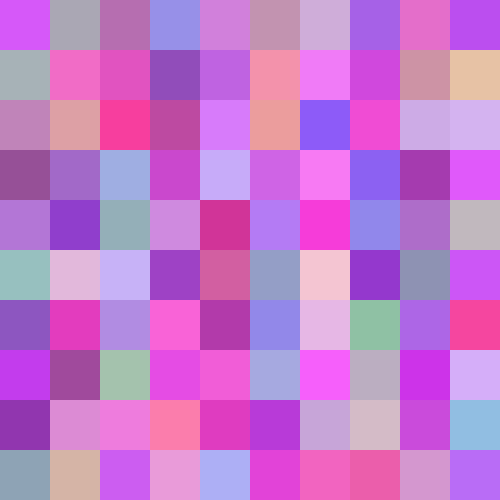
Frame 1 (no input)
Frame 60 (the mouse pressed at the canvas centre just before this capture): identical to frame 1, image omitted
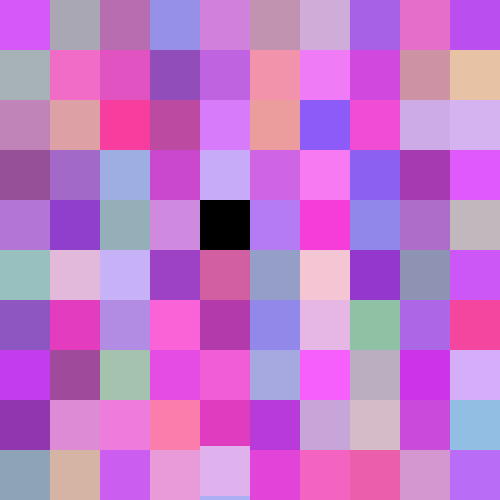
Frame 120 (the mouse held since frame 60 and released just before this capture)

The Processing sketch that drew these frames (run headless with seeded random() and noise(); from frame 60 on, the mouse is pressed at the canvas centre):

// Processing sketch: sketch_2d_grid_using_Arrays
// ── sketch_2d_grid_using_Arrays.pde
int num =10;
int size;
color gridC [][] = new color [num][num];
boolean clicked [][] = new boolean [num][num];
int speed [][] = new int [num][num];

void setup() {
  size(500, 500);
  size = width/num;

  for (int i=0; i<num; i++) {
    for (int j=0; j<num; j++) { 
      gridC[i][j] = color (random(140, 255), random(50, 200), random(150, 255));

      speed[i][j] = 0;
    }
  }
}

void draw() {
  background(0);

  //reverse for loop
  //allows the rects to show going down
  for (int i=num-1; i>=0; i--) {
    for (int j = num-1; j>=0; j--) {
      fill(gridC [i][j]);
      if (clicked[i][j] == true) {
        speed[i][j] +=4;
      }
      if (mouseX>i*size && mouseX<=(i+1)*size 
        && mouseY>j*size && mouseY<=(j+1)*size) {
        println("i is: " + i + "j is: " + j);
      }

      noStroke();
      rect(i*size, j *size + speed[i][j], size, size);
      //change y coordinate speed by adding speed variable
    }
  }
}
void mousePressed() {
  for (int i=0; i<num; i++) {
    for (int j = 0; j<num; j++) {

      if (mouseX>i*size && mouseX<=(i+1)*size 
        && mouseY>j*size && mouseY<=(j+1)*size) {
        speed[i][j] = 5;
        gridC[i][j] = color (random(140, 255), random(50, 200), random(150, 255));
        speed[i][j] +=1;
        clicked[i][j] =true;
      }
    }
  }
  //for (int i=0; i<num; i++) {
  //  for (int j = 0; j<num; j++) {

  //    if (mouseX>i*size && mouseX<=(i+1)*size 
  //      && mouseY>j*size && mouseY<=(j+1)*size) {
  //      //gridC[i][j] = color (0, 0, 0);
  //      speed[i][j] +=1;
  //      clicked[i][j] =true;
  //    }
  //  }
  //}
}
